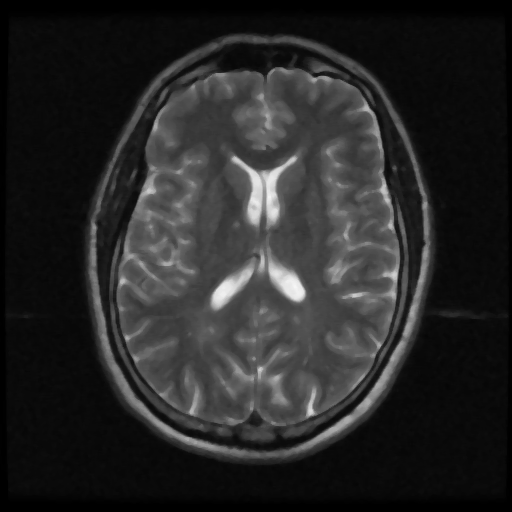
#> input picture mri_median.pgm, 512 x 512 px; the run also reads 1 picture not shown here
$ python brain_contrast.py
#> lines starting #> are read from the running program, lines starting #| are printed output that depends on the picture
import cv2
import numpy as np
from matplotlib import pyplot as plt
from PIL import Image, ImageEnhance

img1 = cv2.imread('mri_median.pgm')
#> img1 is the input picture: shape (512, 512, 3); min 0, max 246, mean 39.5
img = cv2.imread('mri_t2.pgm')
ta = cv2.cvtColor (img, cv2.COLOR_BGR2GRAY)
tb = cv2.cvtColor (img1, cv2.COLOR_BGR2GRAY)

equ = cv2.equalizeHist(tb)
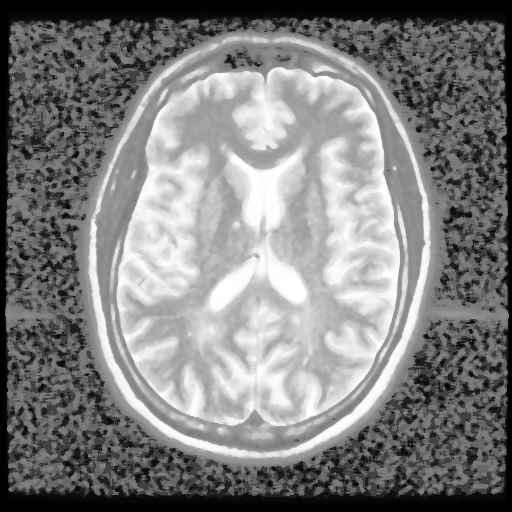
#> equ: shape (512, 512); min 0, max 255, mean 127.6
res = np.hstack((ta,tb,equ)) #stacking images side-by-side
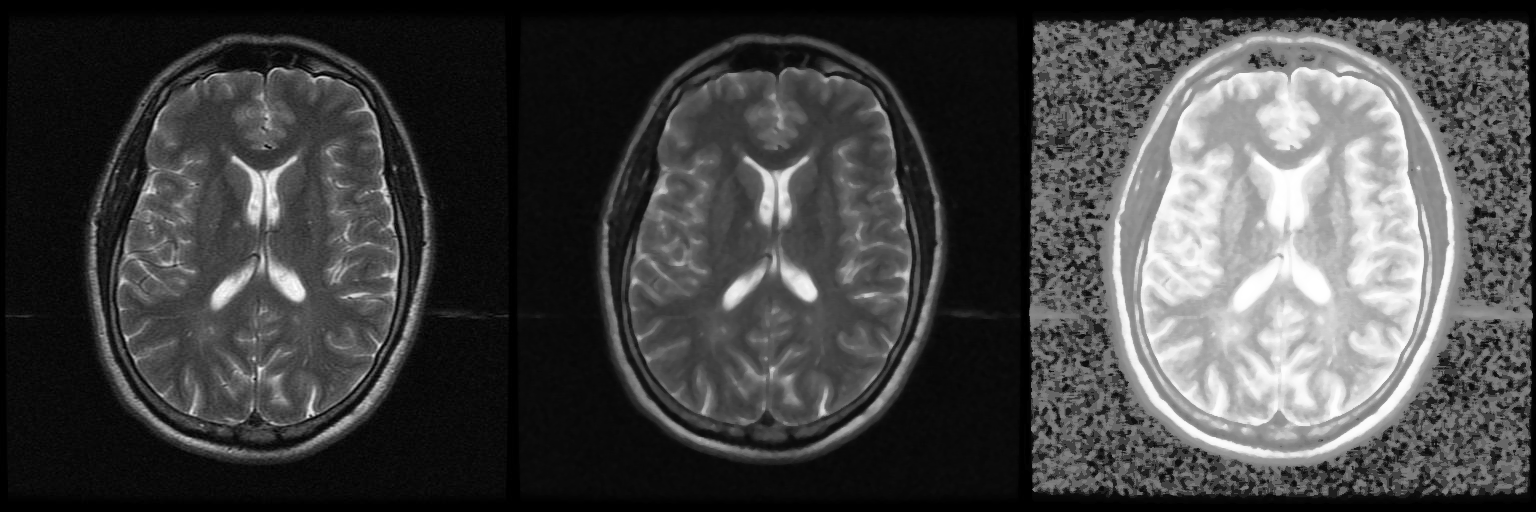
#> res: shape (512, 1536); min 0, max 255, mean 69
cv2.imwrite('res2.pgm',res)
cv2.imwrite('hist.pgm',equ)
